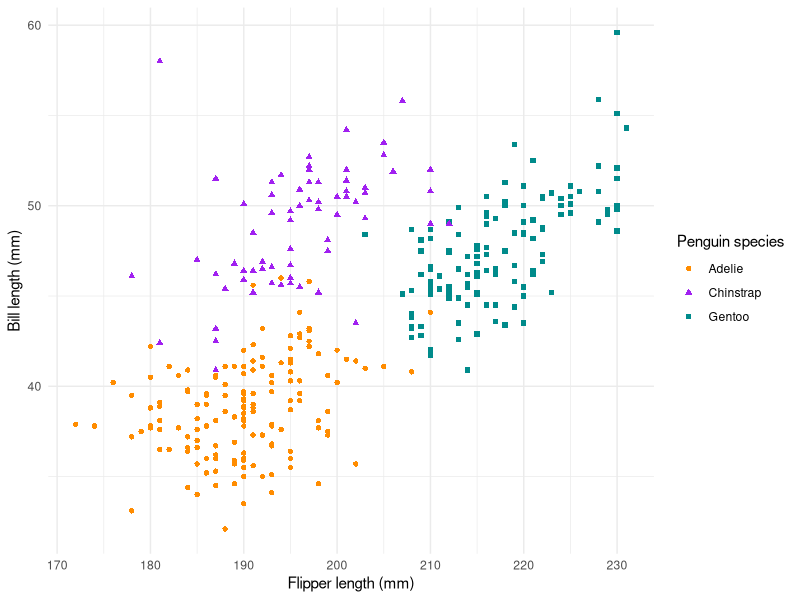

Write R code to recreate this figure.
## ---- chunk 1
#| label: load-packages
#| include: false
library(tidyverse)
library(palmerpenguins)
## ---- chunk 2
#| label: fig-plot-penguins
#| fig-cap: Flipper and bill length for penguins at Palmer Station LTER
#| warning: false
#| echo: false
ggplot(penguins, 
       aes(x = flipper_length_mm, y = bill_length_mm)) +
  geom_point(aes(color = species, shape = species)) +
  scale_color_manual(values = c("darkorange","purple","cyan4")) +
  labs(
    x = "Flipper length (mm)", y = "Bill length (mm)",
    color = "Penguin species", shape = "Penguin species"
  ) +
  theme_minimal()
